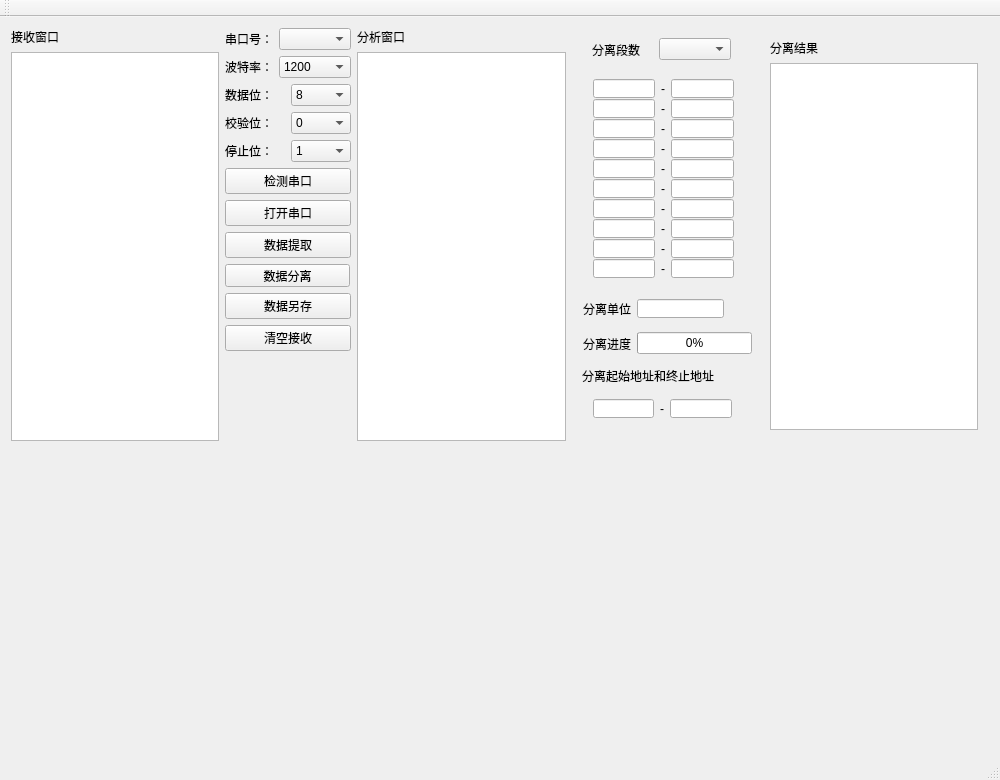
<?xml version="1.0" encoding="UTF-8"?>
<ui version="4.0">
 <class>MainWindow</class>
 <widget class="QMainWindow" name="MainWindow">
  <property name="geometry">
   <rect>
    <x>0</x>
    <y>0</y>
    <width>1000</width>
    <height>780</height>
   </rect>
  </property>
  <property name="minimumSize">
   <size>
    <width>1000</width>
    <height>780</height>
   </size>
  </property>
  <property name="maximumSize">
   <size>
    <width>1000</width>
    <height>800</height>
   </size>
  </property>
  <property name="windowTitle">
   <string>MainWindow</string>
  </property>
  <widget class="QWidget" name="centralWidget">
   <layout class="QGridLayout" name="gridLayout">
    <item row="0" column="0">
     <layout class="QHBoxLayout" name="horizontalLayout_7">
      <item>
       <layout class="QVBoxLayout" name="verticalLayout">
        <item>
         <widget class="QLabel" name="label">
          <property name="text">
           <string>接收窗口</string>
          </property>
         </widget>
        </item>
        <item>
         <widget class="QPlainTextEdit" name="recvTextEdit"/>
        </item>
        <item>
         <layout class="QHBoxLayout" name="horizontalLayout"/>
        </item>
       </layout>
      </item>
      <item>
       <layout class="QVBoxLayout" name="verticalLayout_2">
        <item>
         <layout class="QHBoxLayout" name="horizontalLayout_2">
          <item>
           <widget class="QLabel" name="label_3">
            <property name="text">
             <string>串口号：</string>
            </property>
           </widget>
          </item>
          <item>
           <widget class="QComboBox" name="portNameBox"/>
          </item>
         </layout>
        </item>
        <item>
         <layout class="QHBoxLayout" name="horizontalLayout_3">
          <item>
           <widget class="QLabel" name="label_4">
            <property name="text">
             <string>波特率：</string>
            </property>
           </widget>
          </item>
          <item>
           <widget class="QComboBox" name="baudrateBox">
            <item>
             <property name="text">
              <string>1200</string>
             </property>
            </item>
            <item>
             <property name="text">
              <string>2400</string>
             </property>
            </item>
            <item>
             <property name="text">
              <string>4800</string>
             </property>
            </item>
            <item>
             <property name="text">
              <string>9600</string>
             </property>
            </item>
            <item>
             <property name="text">
              <string>115200</string>
             </property>
            </item>
           </widget>
          </item>
         </layout>
        </item>
        <item>
         <layout class="QHBoxLayout" name="horizontalLayout_4">
          <item>
           <widget class="QLabel" name="label_5">
            <property name="text">
             <string>数据位：</string>
            </property>
           </widget>
          </item>
          <item>
           <widget class="QComboBox" name="dataBitsBox">
            <item>
             <property name="text">
              <string>8</string>
             </property>
            </item>
           </widget>
          </item>
         </layout>
        </item>
        <item>
         <layout class="QHBoxLayout" name="horizontalLayout_5">
          <item>
           <widget class="QLabel" name="label_6">
            <property name="text">
             <string>校验位：</string>
            </property>
           </widget>
          </item>
          <item>
           <widget class="QComboBox" name="ParityBox">
            <item>
             <property name="text">
              <string>0</string>
             </property>
            </item>
           </widget>
          </item>
         </layout>
        </item>
        <item>
         <layout class="QHBoxLayout" name="horizontalLayout_6">
          <item>
           <widget class="QLabel" name="label_7">
            <property name="text">
             <string>停止位：</string>
            </property>
           </widget>
          </item>
          <item>
           <widget class="QComboBox" name="stopBitsBox">
            <item>
             <property name="text">
              <string>1</string>
             </property>
            </item>
            <item>
             <property name="text">
              <string>2</string>
             </property>
            </item>
           </widget>
          </item>
         </layout>
        </item>
        <item>
         <widget class="QPushButton" name="searchButton">
          <property name="text">
           <string>检测串口</string>
          </property>
         </widget>
        </item>
        <item>
         <widget class="QPushButton" name="openButton">
          <property name="text">
           <string>打开串口</string>
          </property>
         </widget>
        </item>
        <item>
         <widget class="QPushButton" name="analyseButton">
          <property name="text">
           <string>数据提取</string>
          </property>
         </widget>
        </item>
        <item>
         <widget class="QPushButton" name="detachButton">
          <property name="minimumSize">
           <size>
            <width>125</width>
            <height>23</height>
           </size>
          </property>
          <property name="maximumSize">
           <size>
            <width>125</width>
            <height>23</height>
           </size>
          </property>
          <property name="text">
           <string>数据分离</string>
          </property>
         </widget>
        </item>
        <item>
         <widget class="QPushButton" name="saveButton">
          <property name="text">
           <string>数据另存</string>
          </property>
         </widget>
        </item>
        <item>
         <widget class="QPushButton" name="clearButton">
          <property name="text">
           <string>清空接收</string>
          </property>
         </widget>
        </item>
        <item>
         <spacer name="verticalSpacer">
          <property name="orientation">
           <enum>Qt::Vertical</enum>
          </property>
          <property name="sizeHint" stdset="0">
           <size>
            <width>20</width>
            <height>40</height>
           </size>
          </property>
         </spacer>
        </item>
       </layout>
      </item>
     </layout>
    </item>
    <item row="0" column="2">
     <widget class="QWidget" name="widget_3" native="true">
      <property name="minimumSize">
       <size>
        <width>181</width>
        <height>0</height>
       </size>
      </property>
      <property name="maximumSize">
       <size>
        <width>181</width>
        <height>16777215</height>
       </size>
      </property>
      <widget class="QWidget" name="widget_2" native="true">
       <property name="geometry">
        <rect>
         <x>9</x>
         <y>-4</y>
         <width>161</width>
         <height>51</height>
        </rect>
       </property>
       <layout class="QHBoxLayout" name="horizontalLayout_9">
        <item>
         <widget class="QLabel" name="label_17">
          <property name="text">
           <string>分离段数</string>
          </property>
         </widget>
        </item>
        <item>
         <widget class="QComboBox" name="detach_count_Box"/>
        </item>
       </layout>
      </widget>
      <widget class="QWidget" name="widget_one" native="true">
       <property name="geometry">
        <rect>
         <x>10</x>
         <y>40</y>
         <width>163</width>
         <height>41</height>
        </rect>
       </property>
       <layout class="QHBoxLayout" name="horizontalLayout_8">
        <item>
         <widget class="QLineEdit" name="one_left_lineedit"/>
        </item>
        <item>
         <widget class="QLabel" name="label_13">
          <property name="text">
           <string>-</string>
          </property>
         </widget>
        </item>
        <item>
         <widget class="QLineEdit" name="one_right_lineedit"/>
        </item>
       </layout>
      </widget>
      <widget class="QWidget" name="widget_7" native="true">
       <property name="geometry">
        <rect>
         <x>0</x>
         <y>260</y>
         <width>163</width>
         <height>41</height>
        </rect>
       </property>
       <layout class="QHBoxLayout" name="horizontalLayout_14">
        <item>
         <widget class="QLabel" name="label_16">
          <property name="text">
           <string>分离单位</string>
          </property>
         </widget>
        </item>
        <item>
         <widget class="QLineEdit" name="separate_lineEdit"/>
        </item>
       </layout>
      </widget>
      <widget class="QWidget" name="widget_6" native="true">
       <property name="geometry">
        <rect>
         <x>0</x>
         <y>290</y>
         <width>191</width>
         <height>51</height>
        </rect>
       </property>
       <layout class="QHBoxLayout" name="horizontalLayout_10">
        <item>
         <widget class="QLabel" name="label_12">
          <property name="text">
           <string>分离进度</string>
          </property>
         </widget>
        </item>
        <item>
         <widget class="QProgressBar" name="progressBar">
          <property name="value">
           <number>0</number>
          </property>
         </widget>
        </item>
       </layout>
      </widget>
      <widget class="QWidget" name="widget_two" native="true">
       <property name="geometry">
        <rect>
         <x>10</x>
         <y>60</y>
         <width>163</width>
         <height>41</height>
        </rect>
       </property>
       <layout class="QHBoxLayout" name="horizontalLayout_38">
        <item>
         <widget class="QLineEdit" name="two_left_lineedit"/>
        </item>
        <item>
         <widget class="QLabel" name="label_38">
          <property name="text">
           <string>-</string>
          </property>
         </widget>
        </item>
        <item>
         <widget class="QLineEdit" name="two_right_lineedit"/>
        </item>
       </layout>
      </widget>
      <widget class="QWidget" name="widget_three" native="true">
       <property name="geometry">
        <rect>
         <x>10</x>
         <y>80</y>
         <width>163</width>
         <height>41</height>
        </rect>
       </property>
       <layout class="QHBoxLayout" name="horizontalLayout_39">
        <item>
         <widget class="QLineEdit" name="three_left_lineedit"/>
        </item>
        <item>
         <widget class="QLabel" name="label_39">
          <property name="text">
           <string>-</string>
          </property>
         </widget>
        </item>
        <item>
         <widget class="QLineEdit" name="three_right_lineedit"/>
        </item>
       </layout>
      </widget>
      <widget class="QWidget" name="widget_four" native="true">
       <property name="geometry">
        <rect>
         <x>10</x>
         <y>100</y>
         <width>163</width>
         <height>41</height>
        </rect>
       </property>
       <layout class="QHBoxLayout" name="horizontalLayout_40">
        <item>
         <widget class="QLineEdit" name="four_left_lineedit"/>
        </item>
        <item>
         <widget class="QLabel" name="label_40">
          <property name="text">
           <string>-</string>
          </property>
         </widget>
        </item>
        <item>
         <widget class="QLineEdit" name="four_right_lineedit"/>
        </item>
       </layout>
      </widget>
      <widget class="QWidget" name="widget_five" native="true">
       <property name="geometry">
        <rect>
         <x>10</x>
         <y>120</y>
         <width>163</width>
         <height>41</height>
        </rect>
       </property>
       <layout class="QHBoxLayout" name="horizontalLayout_41">
        <item>
         <widget class="QLineEdit" name="five_left_lineedit"/>
        </item>
        <item>
         <widget class="QLabel" name="label_41">
          <property name="text">
           <string>-</string>
          </property>
         </widget>
        </item>
        <item>
         <widget class="QLineEdit" name="five_right_lineedit"/>
        </item>
       </layout>
      </widget>
      <widget class="QWidget" name="widget_six" native="true">
       <property name="geometry">
        <rect>
         <x>10</x>
         <y>140</y>
         <width>163</width>
         <height>41</height>
        </rect>
       </property>
       <layout class="QHBoxLayout" name="horizontalLayout_42">
        <item>
         <widget class="QLineEdit" name="six_left_lineedit"/>
        </item>
        <item>
         <widget class="QLabel" name="label_42">
          <property name="text">
           <string>-</string>
          </property>
         </widget>
        </item>
        <item>
         <widget class="QLineEdit" name="six_right_lineedit"/>
        </item>
       </layout>
      </widget>
      <widget class="QWidget" name="widget_seven" native="true">
       <property name="geometry">
        <rect>
         <x>10</x>
         <y>160</y>
         <width>163</width>
         <height>41</height>
        </rect>
       </property>
       <layout class="QHBoxLayout" name="horizontalLayout_43">
        <item>
         <widget class="QLineEdit" name="seven_left_lineedit"/>
        </item>
        <item>
         <widget class="QLabel" name="label_43">
          <property name="text">
           <string>-</string>
          </property>
         </widget>
        </item>
        <item>
         <widget class="QLineEdit" name="seven_right_lineedit"/>
        </item>
       </layout>
      </widget>
      <widget class="QWidget" name="widget_eight" native="true">
       <property name="geometry">
        <rect>
         <x>10</x>
         <y>180</y>
         <width>163</width>
         <height>41</height>
        </rect>
       </property>
       <layout class="QHBoxLayout" name="horizontalLayout_44">
        <item>
         <widget class="QLineEdit" name="eight_left_lineedit"/>
        </item>
        <item>
         <widget class="QLabel" name="label_44">
          <property name="text">
           <string>-</string>
          </property>
         </widget>
        </item>
        <item>
         <widget class="QLineEdit" name="eight_right_lineedit"/>
        </item>
       </layout>
      </widget>
      <widget class="QWidget" name="widget_nine" native="true">
       <property name="geometry">
        <rect>
         <x>10</x>
         <y>200</y>
         <width>163</width>
         <height>41</height>
        </rect>
       </property>
       <layout class="QHBoxLayout" name="horizontalLayout_45">
        <item>
         <widget class="QLineEdit" name="nine_left_lineedit"/>
        </item>
        <item>
         <widget class="QLabel" name="label_45">
          <property name="text">
           <string>-</string>
          </property>
         </widget>
        </item>
        <item>
         <widget class="QLineEdit" name="nine_right_lineedit"/>
        </item>
       </layout>
      </widget>
      <widget class="QWidget" name="widget_ten" native="true">
       <property name="geometry">
        <rect>
         <x>10</x>
         <y>220</y>
         <width>163</width>
         <height>41</height>
        </rect>
       </property>
       <layout class="QHBoxLayout" name="horizontalLayout_46">
        <item>
         <widget class="QLineEdit" name="ten_left_lineedit"/>
        </item>
        <item>
         <widget class="QLabel" name="label_46">
          <property name="text">
           <string>-</string>
          </property>
         </widget>
        </item>
        <item>
         <widget class="QLineEdit" name="ten_right_lineedit"/>
        </item>
       </layout>
      </widget>
      <widget class="QWidget" name="widget" native="true">
       <property name="geometry">
        <rect>
         <x>10</x>
         <y>360</y>
         <width>161</width>
         <height>41</height>
        </rect>
       </property>
       <layout class="QHBoxLayout" name="horizontalLayout_15">
        <item>
         <widget class="QLineEdit" name="start_address_lineEdit"/>
        </item>
        <item>
         <widget class="QLabel" name="label_9">
          <property name="text">
           <string>-</string>
          </property>
         </widget>
        </item>
        <item>
         <widget class="QLineEdit" name="end_address_lineEdit"/>
        </item>
       </layout>
      </widget>
      <widget class="QLabel" name="label_10">
       <property name="geometry">
        <rect>
         <x>10</x>
         <y>340</y>
         <width>161</width>
         <height>16</height>
        </rect>
       </property>
       <property name="text">
        <string>分离起始地址和终止地址</string>
       </property>
      </widget>
     </widget>
    </item>
    <item row="0" column="1">
     <layout class="QVBoxLayout" name="verticalLayout_3">
      <item>
       <widget class="QLabel" name="label_2">
        <property name="text">
         <string>分析窗口</string>
        </property>
       </widget>
      </item>
      <item>
       <widget class="QTextEdit" name="analyseTextEdit"/>
      </item>
     </layout>
    </item>
    <item row="0" column="3">
     <widget class="QWidget" name="widget_4" native="true">
      <layout class="QGridLayout" name="gridLayout_3">
       <item row="1" column="0">
        <widget class="QTextEdit" name="detach_textEdit"/>
       </item>
       <item row="0" column="0">
        <widget class="QLabel" name="label_11">
         <property name="text">
          <string>分离结果</string>
         </property>
        </widget>
       </item>
      </layout>
     </widget>
    </item>
    <item row="1" column="0" colspan="4">
     <widget class="QWidget" name="wave_form_widget" native="true">
      <property name="minimumSize">
       <size>
        <width>0</width>
        <height>300</height>
       </size>
      </property>
      <property name="maximumSize">
       <size>
        <width>16777215</width>
        <height>300</height>
       </size>
      </property>
      <layout class="QHBoxLayout" name="horizontalLayout_11">
       <item>
        <widget class="QChartView" name="one_widget" native="true">
         <layout class="QHBoxLayout" name="horizontalLayout_13">
          <item>
           <layout class="QHBoxLayout" name="horizontalLayout_12"/>
          </item>
         </layout>
        </widget>
       </item>
      </layout>
     </widget>
    </item>
   </layout>
  </widget>
  <widget class="QMenuBar" name="menuBar">
   <property name="geometry">
    <rect>
     <x>0</x>
     <y>0</y>
     <width>1000</width>
     <height>22</height>
    </rect>
   </property>
  </widget>
  <widget class="QToolBar" name="mainToolBar">
   <attribute name="toolBarArea">
    <enum>TopToolBarArea</enum>
   </attribute>
   <attribute name="toolBarBreak">
    <bool>false</bool>
   </attribute>
  </widget>
  <widget class="QStatusBar" name="statusBar"/>
 </widget>
 <layoutdefault spacing="6" margin="11"/>
 <customwidgets>
  <customwidget>
   <class>QChartView</class>
   <extends>QWidget</extends>
   <header>qchartview.h</header>
   <container>1</container>
  </customwidget>
 </customwidgets>
 <resources/>
 <connections/>
</ui>
